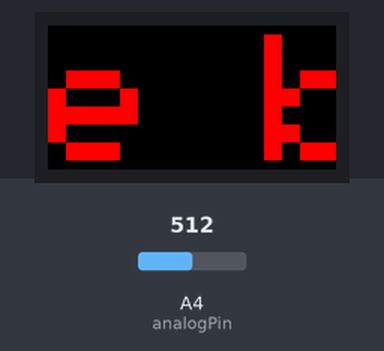
Recording of a sketch running on a simulated Arduino Uno, built with avr-gcc and run on an emulated ATmega328P. On the bench: 32×16 colour display. The inputs (shaded band) are chosen by the test bench; at power-on: A4 (analogPin) = 512. What the sketch prints to the serial monitor is not drawn.

Above: at 1.2 s.
1.3 s: A4 (analogPin) set to 716
4.3 s: A4 (analogPin) set to 520
7.3 s: A4 (analogPin) set to 496
8.8 s: A4 (analogPin) set to 0
At 9.69 s:
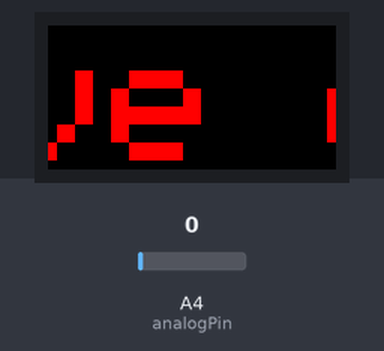
14.8 s: A4 (analogPin) set to 900
At 15.11 s:
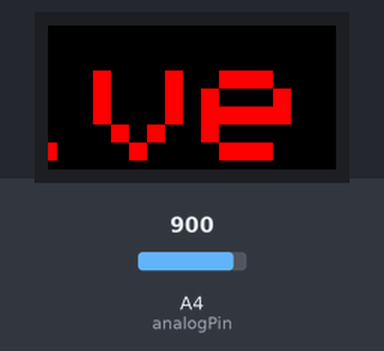

The sketch:

scrolltext_16x32.ino
```cpp
#include <Adafruit_GFX.h>   // Core graphics library
#include <RGBmatrixPanel.h> // Hardware-specific library

// Similar to F(), but for PROGMEM string pointers rather than literals
#define F2(progmem_ptr) (const __FlashStringHelper *)progmem_ptr

#define CLK 8  // MUST be on PORTB! (Use pin 11 on Mega)
#define LAT A3
#define OE  9
#define A   A0
#define B   A1
#define C   A2
// Last parameter = 'true' enables double-buffering, for flicker-free,
// buttery smooth animation.  Note that NOTHING WILL SHOW ON THE DISPLAY
// until the first call to swapBuffers().  This is normal.
RGBmatrixPanel matrix(A, B, C, CLK, LAT, OE, true);
// Double-buffered mode consumes nearly all the RAM available on the
// Arduino Uno -- only a handful of free bytes remain.  Even the
// following string needs to go in PROGMEM:

const char str[] PROGMEM = "Le bus arrive dans";
int    textX   = matrix.width(),
       textMin = sizeof(str) * -12,
       hue     = 0;
int8_t ball[3][4] = {
  {  3,  0,  1,  1 }, // Initial X,Y pos & velocity for 3 bouncy balls
  { 17, 15,  1, -1 },
  { 27,  4, -1,  1 }
};
static const uint16_t PROGMEM ballcolor[3] = {
  0x0080, // Green=1
  0x0002, // Blue=1
  0x1000  // Red=1
};

/* Constante pour la photo résistance
*/
int analogPin= A4;
int raw= 0;
int Vin= 5;
float Vout= 0;
float R1= 1000;
float R2= 0;
float buffer= 0;

void setup() {
  matrix.begin();
  matrix.setTextWrap(false); // Allow text to run off right edge
  matrix.setTextSize(2);

  Serial.begin(9600);
}

void loop() {
  byte i;

  // Clear background
  matrix.fillScreen(0);

  // Draw big scrolly text on top
  matrix.setTextColor(matrix.ColorHSV(hue, 255, 255, true));
  matrix.setCursor(textX, 1);
  matrix.print(F2(str));

  // Move text left (w/wrap), increase hue
  if((textX--) < textMin)
  {
    matrix.fillScreen(0);
    matrix.setCursor(0, 1);   // start at one pixel left, with one pixel of spacing
    int donneesALire = Serial.available(); //lecture du nombre de caractères disponibles dans le buffer
    if(donneesALire > 0) //si le buffer n'est pas vide
    {
      //Il y a des données, on les lit et on fait du traitement
      char li = Serial.read();
      while(li != '@')
      {
        matrix.print(li);
        li = Serial.read();
      }
      /*matrix.print(li);
      matrix.print('m');*/
      matrix.swapBuffers(false);
      delay(5000);
    }
    textX = matrix.width();
  }
//  hue += 7;
//  if(hue >= 1536) hue -= 1536;

  // Update display
  matrix.swapBuffers(false);

  raw= analogRead(analogPin);
  if(raw)
  {
          buffer= raw * Vin;
          Vout= (buffer)/1024.0;
          buffer= (Vin/Vout) -1;
          R2= R1 * buffer;
          Serial.println(R2);
          //delay(1000);
  }
}
```
